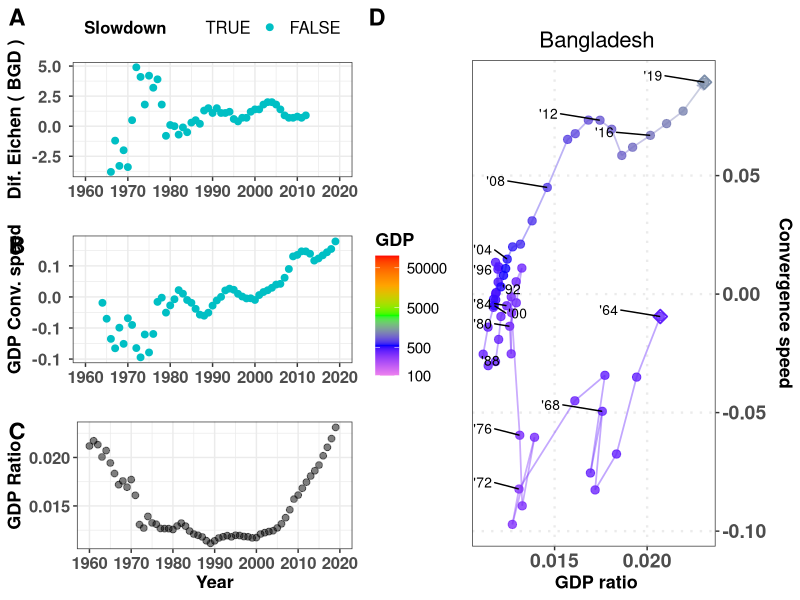
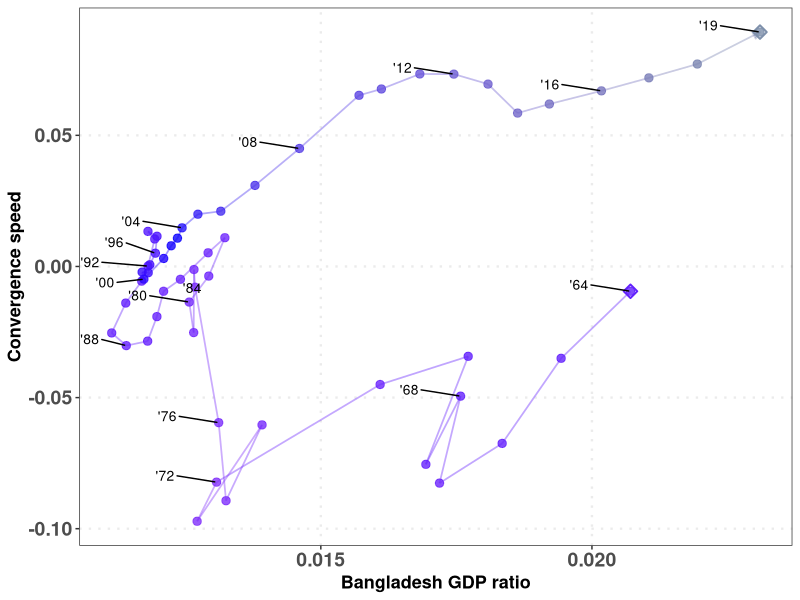
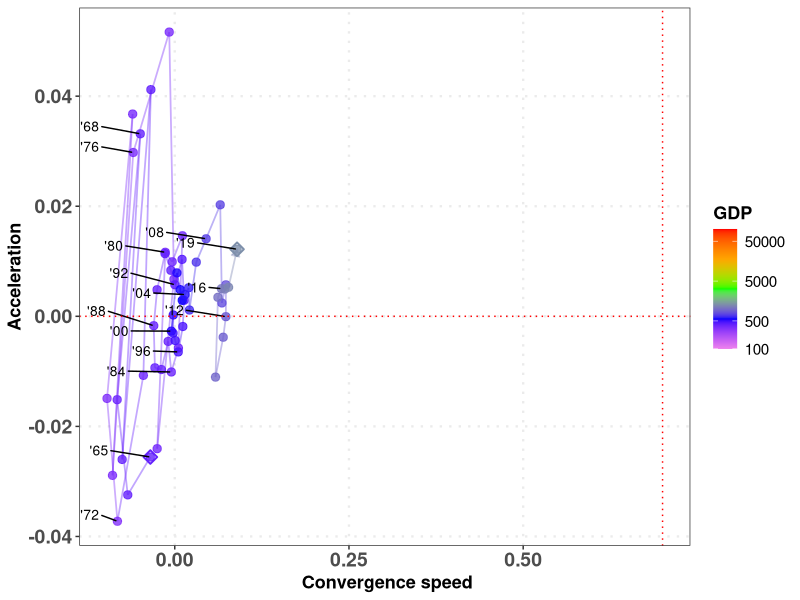
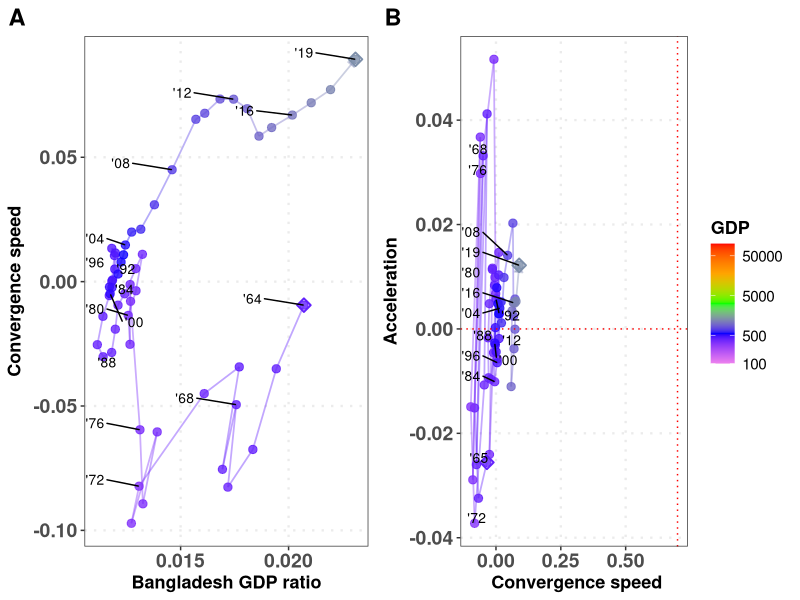
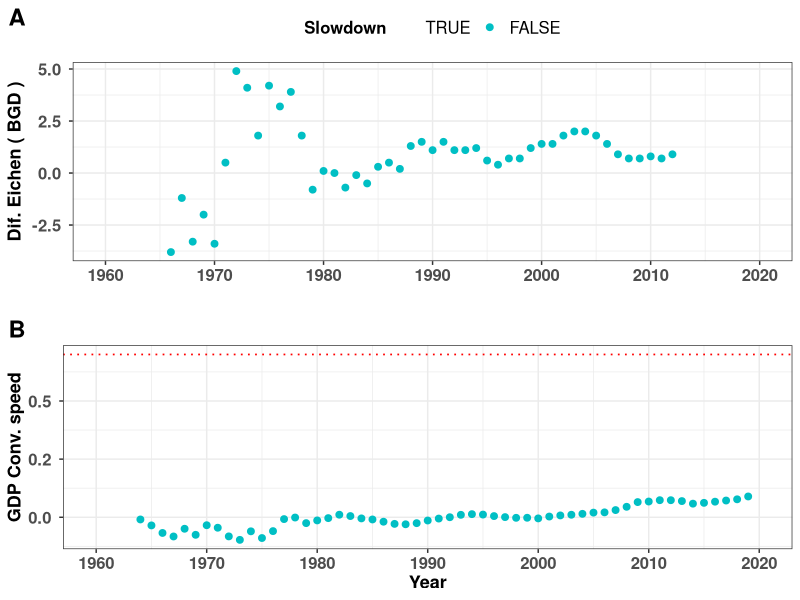

Here is the R script that generated these plots, in order:
# Script to generate all magnitudes
# 
# List lcriteria allows to choose GDP, GNI or both
#
# Author: Javier Garcia-Algarra
# August 2021
# 
# set print_indiv to TRUE to procude all plots
# set print_tiff to print the ALL plot in that format
#
# Inputs:  input_data/GDP2010_WB.csv    GNIS.csv
#          config_data/config_plots.csv
#          config_data/criteria.txt
# Results: data/all_speeds_criteria.csv
#          figs/countries

library(ggplot2)
library(ggrepel)
library(cowplot)
library(patchwork)
library(zoo)

# Function to format axis labels
scaleFUN <- function(x) sprintf("%2.1f ", x)

# Function to generate a phase plot
phase_plot <- function(datos,xlabel="",ylabel="",xint=NA,yint=NA,
                       axisright=FALSE,legendpos="none",mbreaks=c(),pais="")
{      
  pphase <- ggplot(data=datos) +
    geom_path(
      aes(y = Y, x = X, colour=Magnitude),alpha=0.4,size = 0.6,
      arrow = arrow(length = unit(0.2, "cm"),type="closed"))+
    geom_point(aes(y = Y, x = X, colour=Magnitude), size = 2.5,
               alpha=0.8) +
    geom_point(data=datos[1,],aes(y = Y, x = X, colour=Magnitude), size = 3,
               alpha=1,shape=23, stroke=1) +
    geom_point(data=datos[nrow(datos),],aes(y = Y, x = X, colour=Magnitude), size = 3,
               alpha=1,shape=23, stroke=1) +
    scale_color_gradientn(name=criteria,colours=c("violet","blue","green","orange","red"),trans="log",
                          breaks = mbreaks, labels = mbreaks,limits=c(100,100000))+
    geom_text_repel(data=subset(datos,(Year%%4 == 0) | (Year==max(Year)) | (Year==min(Year))),
                    aes(label=sprintf("'%02d",Year%%100),y = Y, x = X),
                    hjust=3,vjust=-0.2, size=3.5, color= "black" )+
    xlab(paste(pais,xlabel)) + ylab(ylabel)+ theme_bw()+
    theme(panel.grid.minor = element_blank(),
          panel.grid.major = element_line(size = 0.8,linetype = "dotted"),
          legend.title = element_text(face="bold", size=13),
          legend.text = element_text( size=11),
          legend.position = legendpos,
          axis.text.y = element_text(face="bold", size=14),
          axis.text.x = element_text(face="bold", size=14),
          axis.title.x = element_text(face="bold", size=13),
          axis.title.y  = element_text(face="bold", size=13),
          plot.title = element_text(hjust = 0.5,size=16))
  if (!is.na(xint))
    pphase <- pphase + geom_vline(xintercept=xint, color="red",linetype = "dotted",size=0.5)
  if (!is.na(yint))
    pphase <- pphase + geom_hline(yintercept=yint, color="red",linetype = "dotted",size=0.5)
  if (axisright)
    pphase <- pphase + scale_y_continuous(position = "right")
  return(pphase)
}

print_2_tiff <- function(print_tiff,plot,nfile,wplot,hplot)
{
  if (print_tiff){
    tiff(paste0(nfile,".tiff"), width=wplot*ppi, height=hplot*ppi,res=ppi)
    print(plot)
    dev.off()
  }
}

print_2_png <- function(plot,nfile,wplot,hplot)
{
  png(paste0(nfile,".png"), width=wplot*ppi, height=hplot*ppi, res=ppi)
  print(plot)
  dev.off()
}


criteria <- read.table("config_data/criteria.txt")
lcriteria <- criteria$V1

configuration_file <- read.table("config_data/config_plots.csv", sep=";", header=TRUE)
print_indiv <- configuration_file$print_indiv      # Print individual files
print_tiff <- configuration_file$print_tiff        # Produce tiff files. Be careful, each tiff file weights 24 MB!
initial_year <- configuration_file$initial_year
final_year <- configuration_file$final_year
labelspair <- c("A","B")                           # Default value for side by side plots
if (configuration_file$LabelsInitialPair=="C")
  labelspair = c("C","D")

if (configuration_file$CountryCode == "MSCI"){           # Plot MSCI countries
  countries_msci <- read.csv("input_data/countries_msci.csv")
  lcountrycode <- countries_msci$ISOCode
  SecondCountryCode <- "NONE"  # For comparison plots
  print_tiff <- FALSE          # Do not produce tiff files for the full list
} else {
  lcountrycode <- configuration_file$CountryCode
  SecondCountryCode <- configuration_file$SecondCountryCode
  if (SecondCountryCode != "NONE")
    lcountrycode <- c(lcountrycode,SecondCountryCode)
}

USA_perc_middle_GNI <- 0.3
USA_perc_middle_GDP <- 0.5
minaccel_GDP <- 0
minaccel_GNI <- -0.25
mmovper <- 5
last_year_Ecihengreen <- 2013
mingb_GDP <- 3.5
mindif_GDP <- -2
minMagnitude_GDP <- 10000
mingb_GNI <- 3.5
mindif_GNI <- -2
minMagnitude_GNI <- 10000
minconvspeed_GDP <- 0.7
minconvspeed_GNI <- 1.5
tdir1 <- "figs"
tdir <- paste0(tdir1,"/countries")
if (!dir.exists(tdir)){
  dir.create(tdir1)
  dir.create(tdir)
}
ppi <- 300
my_breaks <- c(100,500,1000,2500,5000,10000,20000,50000)
my_breaks <- c(100,500,5000,50000)
lplotsize <- 17 # Labels for plots

for (criteria in lcriteria)
{
  count_countries <- 0
  if (criteria == "GDP"){
    USA_perc_middle <- USA_perc_middle_GDP
    mingb <- mingb_GDP
    mindif <- mindif_GDP
    minMagnitude <- minMagnitude_GDP
    minaccel <- minaccel_GDP
    minconvspeed <- minconvspeed_GDP  
  }
  else {
    USA_perc_middle <- USA_perc_middle_GNI
    mingb <- mingb_GNI
    mindif <- mindif_GNI
    minMagnitude <- minMagnitude_GNI
    minaccel <- minaccel_GNI
    minconvspeed <- minconvspeed_GNI
  }
  for (countrycode in lcountrycode)
  {
    count_countries <- count_countries + 1
    print(paste(countrycode,criteria))
    if (criteria == "GNI"){
      DATA_WB <- read.csv("input_data/GNIS.csv")
    } else
      DATA_WB <- read.delim2("input_data/GDP2010_WB.csv")
    rawdata <- DATA_WB[DATA_WB$Country.Code==countrycode,]
    usadata <- DATA_WB[DATA_WB$Country.Name=="United States",]
    country <- DATA_WB[DATA_WB$Country.Code==countrycode,]$Country.Name
    datos_pais <- data.frame("Year"=seq(initial_year,final_year-1))
    datos_pais$Magnitude = 0
    datos_pais$growth = 0
    datos_pais$gb = 0      # Average growth backwards, for Eichengreen criterium
    datos_pais$ga = 0      # Average growth forward
    datos_pais$dif = 0     # Difference among ga and gb for Eichengreen criterium
    datos_pais$dgrowth_dt = 0
    datos_pais$USAMagnitude = 0
    datos_pais$ratio = NA
    datos_pais$dratio_dt = 0
    datos_pais$dratio_dt_mmov = 0
    datos_pais$dratio_dt2_mmov = NA
    period_calc = 7
    for (i in initial_year:final_year){
      datos_pais$Magnitude[i-(initial_year)] <- as.numeric(rawdata[,4+i-initial_year])
      datos_pais$USAMagnitude[i-(initial_year)] <- as.numeric(usadata[,4+i-initial_year]) # USA GDP or GNI
      datos_pais$ratio[i-(initial_year)] <- datos_pais$Magnitude[i-(initial_year)]/datos_pais$USAMagnitude[i-(initial_year)]
    }
    for (j in 2:nrow(datos_pais))
      datos_pais$growth[j] <- 100*(datos_pais$Magnitude[j] - datos_pais$Magnitude[j-1])/
                              (datos_pais$Magnitude[j-1])  # Magnitude growth
    for (j in 2:(nrow(datos_pais))){
      datos_pais$dgrowth_dt[j] <- (datos_pais$growth[j+1] - datos_pais$growth[j])
      # Gap closing speed
      datos_pais$dratio_dt[j] <- 100*(datos_pais$ratio[j] - datos_pais$ratio[j-1])
      }
    datos_pais$dratio_dt_mmov <- rollmean(datos_pais$dratio_dt, mmovper, fill = NA,  align = "right")
    for (j in 2:(nrow(datos_pais)))
      datos_pais$dratio_dt2_mmov[j] <- (datos_pais$dratio_dt_mmov[j] - datos_pais$dratio_dt_mmov[j-1])
    # criteria Eichengreen
    for (j in period_calc:nrow(datos_pais))
      datos_pais$gb[j] <- sum(datos_pais$growth[(j-(period_calc-1)):j])/period_calc
    for (j in 1:(nrow(datos_pais)-period_calc))
      datos_pais$ga[j] <- sum(datos_pais$growth[(j+1):(j+(period_calc))])/period_calc
    for (j in 1:nrow(datos_pais))
      datos_pais$dif[j] <- datos_pais$ga[j]-datos_pais$gb[j]
    datosplot <- datos_pais[period_calc:(nrow(datos_pais)-period_calc),]
    datosplot$Trapped = FALSE
    limityears <- c(initial_year,final_year)
    yearlabels <- seq(initial_year,final_year,by=10) 
    datosplot$gb = (floor(datosplot$gb* 10)+1)/10
    datosplot$dif = (floor(datosplot$dif* 10)+1)/10
    for (k in 1:nrow(datosplot)){
      datosplot$Trapped[k] = (datosplot$Magnitude[k]>minMagnitude) & (datosplot$gb[k]>=mingb) & (datosplot$dif[k] <= mindif)
    }
    pEichen <- ggplot(data= datosplot, aes(x=Year,y=dif,color=Trapped))+
         geom_point(size=2)+ylab(paste("Dif. Eichen (",countrycode,")"))+xlab("")+
         scale_color_discrete(limits = c('TRUE', 'FALSE'))+
         scale_x_continuous(limits=limityears,breaks=yearlabels,labels=yearlabels)+ 
         scale_y_continuous(labels=scaleFUN)+labs(colour="Slowdown")+
         theme_bw()+ 
         theme(legend.position="top",
               legend.title = element_text(face="bold", size=12),
               legend.text = element_text( size=12),
            axis.text.y = element_text(face="bold", size=12),
            axis.text.x = element_text(face="bold", size=12),
            axis.title.x = element_text(face="bold", size=13),
            axis.title.y  = element_text(face="bold", size=13))
    
    datosEich <- datos_pais[(datos_pais$Year >= min(datosplot$Year))&
                              (datos_pais$Year<last_year_Ecihengreen),]
    datosEich <- datos_pais 
    datosEich$signacc <- (datosEich$dratio_dt2_mmov <= minaccel) & (datosEich$dratio_dt_mmov >= minconvspeed)
    datos_speed <- datosEich[!is.na(datosEich$dratio_dt_mmov),]
    datos_speed[is.na(datos_speed$dratio_dt2_mmov),]$signacc <- FALSE
    pconvergencespeed <- ggplot(data= datos_speed, aes(x=Year,y=dratio_dt_mmov,color=signacc))+
                         geom_point(size=2)+ylab(paste(criteria,"Conv. speed"))+
                         scale_x_continuous(limits=limityears,breaks=yearlabels,labels=yearlabels)+
                         scale_y_continuous(labels=scaleFUN)+
                         scale_color_discrete(limits = c('TRUE', 'FALSE'))+
                         theme_bw()+ xlab("")+
                         theme(axis.text.y = element_text(face="bold", size=12),
                               axis.text.x = element_text(face="bold", size=12),
                               axis.title.x = element_text(face="bold", size=13),
                               axis.title.y  = element_text(face="bold", size=13))
    if (criteria=="GDP")
      pconvergencespeed <- pconvergencespeed + labs(colour="Slowdown")
    else
      pconvergencespeed <- pconvergencespeed + labs(colour="Eichengreen-like slowdown")
    pratio <- ggplot(data= datosEich, aes(x=Year,y=ratio))+
      geom_point(size=2,col="black",alpha=0.5)+ylab(paste(criteria,"Ratio"))+
      scale_x_continuous(limits=limityears, breaks=yearlabels,labels=yearlabels)+
      theme_bw() + xlab("Year")+
      theme(axis.text.y = element_text(face="bold", size=12),
                                axis.text.x = element_text(face="bold", size=12),
                                axis.title.x = element_text(face="bold", size=13),
                                axis.title.y  = element_text(face="bold", size=13))
    
    pacc <- ggplot(data= datosEich, aes(x=Year,y=dratio_dt2_mmov))+
      geom_point(size=2)+ylab(paste("Conv. accel."))+
      scale_x_continuous(limits=limityears, breaks=yearlabels,labels=yearlabels)+
      scale_y_continuous(labels=scaleFUN)+
      geom_hline(yintercept=minaccel, color="red",linetype = "dotted",size=0.6) +
      theme_bw() + 
      theme(legend.position = "none",
            axis.text.y = element_text(face="bold", size=12),
            axis.text.x = element_text(face="bold", size=12),
            axis.title.x = element_text(face="bold", size=13),
            axis.title.y  = element_text(face="bold", size=13))
    if (criteria == "GDP")
      pizda <- plot_grid(
        pEichen, pconvergencespeed+theme(legend.position="none"), pratio, labels=c("A","B","C"),
        label_size = lplotsize,rel_heights = c(0.38,0.31,0.31),
        ncol = 1
      )
    else
      pizda <- plot_grid(
        pconvergencespeed+theme(legend.position="top"), pratio, labels=c("A","B"),
        label_size = lplotsize,rel_heights = c(0.55,0.45),
        ncol = 1
      )
    datos_pais$Country = country
    datos_pais$CountryCode = rawdata$Country.Code[1]
    if (print_indiv){
      datos_speed <- datos_pais[!is.na(datos_pais$dratio_dt_mmov),]
      datos_acc <- datos_speed[!is.na(datos_speed$dratio_dt2_mmov),]
      datos_speed$X <- datos_speed$ratio
      datos_speed$Y <- datos_speed$dratio_dt_mmov
      pratiospeed <- phase_plot(datos_speed,xlabel=paste(criteria,"ratio"),ylabel="Convergence speed",
                        xint=NA, yint=NA,axisright = TRUE,legendpos = "left",mbreaks = my_breaks)
      pratiospeedleft <- phase_plot(datos_speed,xlabel=paste(criteria,"ratio"),ylabel="Convergence speed",
                                xint=NA, yint=NA,axisright = FALSE,legendpos = "none",
                                mbreaks = my_breaks,pais = country)
      datos_acc$X <- datos_acc$dratio_dt_mmov
      datos_acc$Y <- datos_acc$dratio_dt2_mmov
      pspeedacc <- phase_plot(datos_acc,xlabel="Convergence speed",ylabel="Acceleration",
                              xint=minconvspeed, yint=minaccel,axisright = FALSE,
                              legendpos = "right",mbreaks = my_breaks)
  
      
      if (SecondCountryCode == "NONE"){
        labs_phase <- c("A","B")
        secondident <- ""
      } else {      
        if (SecondCountryCode == countrycode){
          labs_phase <- c("C","D")  # For comparative side by side plots
          pratiospeedsecond <- pratiospeed+xlab(paste(country,criteria,"ratio"))
          country2 <- country
        }
        else{
          labs_phase <- c("A","B")
          pratiospeedfirst <- pratiospeedleft
          country1 <- country
        }
        secondident <- "SECOND"
      }
      
      pphases <- plot_grid(
        pratiospeedleft+ggtitle(""), pspeedacc+ggtitle(""), labels=labs_phase,
        label_size = lplotsize,
        ncol = 2, rel_widths = c(0.47,0.53)
      )
      
      wplot <- 13
      hplot <- 8
      nfile <- paste0(tdir,"/ALL_",country,"_",criteria,"_",mmovper)
      prattitle <- pratiospeed+ ggtitle(paste("\n",country))
      if (criteria == "GDP"){
        labelphase <- "D"
      } else
        labelphase <- "C"
      todo <- plot_grid(
        pizda,prattitle,labels=c(" ",labelphase),
        label_size = lplotsize, rel_widths = c(0.45,0.55),
        ncol = 2
        )
      print_2_png(todo,nfile,wplot,hplot)
      print_2_tiff(print_tiff,todo,nfile,wplot,hplot)
      
      wplot <- 7
      hplot <- 7
      nfile <- paste0(tdir,"/RATIOSvsSPEED_",country,"_",criteria,"_",mmovper)
      print_2_png(pratiospeedleft,nfile,wplot,hplot)
      wplot <- 6
      hplot <- 6
      print_2_tiff(print_tiff,pratiospeedleft,nfile,wplot,hplot)
      
      nfile <- paste0(tdir,"/SPEEDvsACC_",country,"_",criteria,"_",mmovper)
      print_2_png(pspeedacc,nfile,wplot,hplot)
      
      wplot <- 14
      hplot <- 6
      nfile <- paste0(tdir,"/PHASES_",country,"_",criteria,"_",mmovper)
      print_2_png(pphases,paste0(nfile,secondident),wplot,hplot)
      print_2_tiff(print_tiff,pphases,paste0(nfile,secondident),wplot,hplot)

      # Two countries comparison speed
      if (SecondCountryCode == countrycode){
        pcompspeed <- plot_grid(
          pratiospeedfirst+ggtitle(""), pratiospeedsecond + ggtitle("") + ylab("                 "), labels=labelspair,
          label_size = lplotsize,
          ncol = 2, rel_widths = c(0.47,0.53)
        )
        
        wplot <- 14
        hplot <- 6
        nfile <- paste0(tdir,"/SPEEDCOMP_",country1,"_",country2,"_",criteria,"_",mmovper)
        print_2_png(pcompspeed,paste0(nfile,secondident),wplot,hplot)
        print_2_tiff(print_tiff,pcompspeed,paste0(nfile,secondident),wplot,hplot)
      }

      nfile <- paste0(tdir,"/TIMELINE_",country,"_",criteria,"_",mmovper)
      if (SecondCountryCode == "NONE"){
        labs_timeline <- c("A","B")
        secondident <- ""
      } else {      
        if (SecondCountryCode == countrycode)
          labs_timeline <- c("B","D")  # For comparative side by side plots
        else
          labs_timeline <- c("A","C")
        secondident <- "SECOND"
      }
      if (criteria == "GDP"){
        hplot <- 6
        if (secondident == "SECOND")
          wplot <- 5
        else 
          wplot <- 6 
        ptimes <- plot_grid(
          pEichen, pconvergencespeed+ggtitle("")+
                   geom_hline(yintercept=minconvspeed, color="red",linetype = "dotted",size=0.6)+
                   theme(legend.position="none")+xlab("Year"),
          labels=labs_timeline,
          label_size = lplotsize,rel_heights = c(0.52,0.48),
          ncol = 1
        )
      } else{
        wplot <- 7
        hplot <- 9
        ptimes <- plot_grid(
          pconvergencespeed+
            geom_hline(yintercept=minconvspeed, color="red",linetype = "dotted",size=0.6)+
            theme(legend.position="top"),
          pacc+xlab("Year"),pratio, labels=c("A","B","C"),rel_heights = c(0.36,0.32,0.32),
          label_size = lplotsize,
          ncol = 1
        )
      }
      print_2_png(ptimes,paste0(nfile,secondident),wplot,hplot)
      print_2_tiff(print_tiff,ptimes,paste0(nfile,secondident),wplot,hplot)
    }
    if (count_countries == 1)
      datos_all <- datos_pais
    else
      datos_all <- rbind(datos_all,datos_pais)
  }

  refx <- USA_perc_middle
  refy <- 0
  lp <- unique(datos_all$Country)
  datadist <- data.frame("Country"=c(),"CountryCode"=c(),"distX"=c(),"distY"=c())
  for (k in lp){
    clean_data <- datos_all[(datos_all$Country == k) & !is.na(datos_all$ratio) & 
                            !is.na(datos_all$dratio_dt_mmov),]
    datosx <- datos_all[(datos_all$Country == k) & !is.na(datos_all$ratio),]$ratio
    datosy <- datos_all[(datos_all$Country == k) & !is.na(datos_all$dratio_dt_mmov),]$dratio_dt_mmov
    datadist <- rbind(datadist,data.frame("Country"=k,"CountryCode"= clean_data$CountryCode[1],
                                          "distX"=mean(clean_data$ratio),
                      "distY"=mean(clean_data$dratio_dt_mmov)))
  }
  
  if (length(lcountrycode)>5)  # to avoid accidental overwriting when testing with a short list
     write.csv(datos_all,paste0("output_data/all_speeds_",criteria,".csv"),row.names = FALSE)
     remove("datos_all")

}